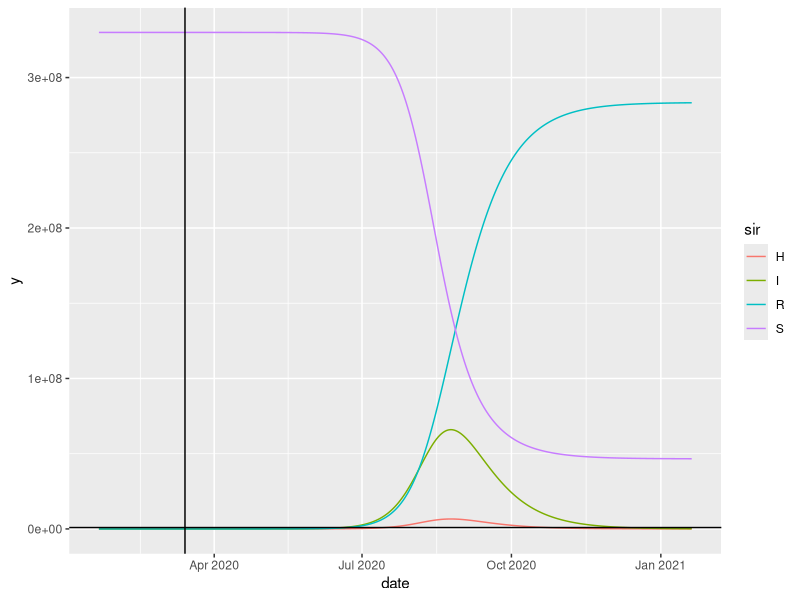
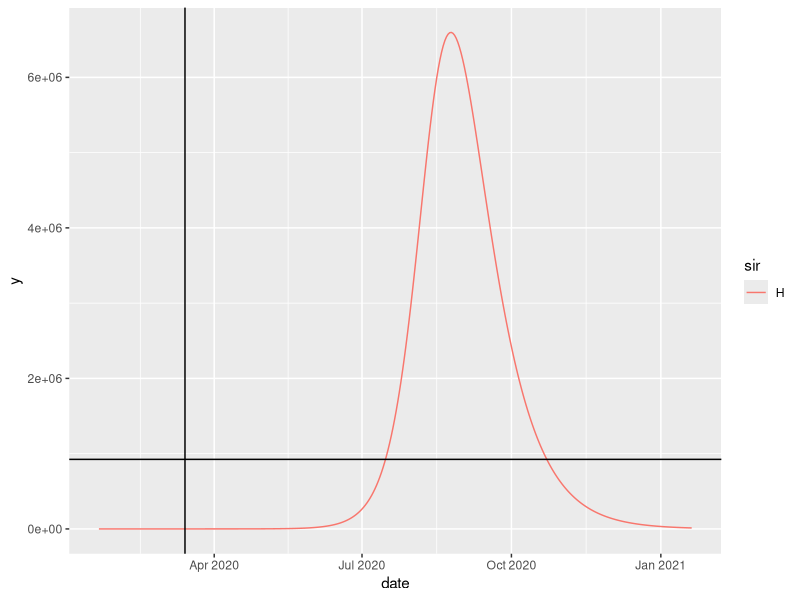
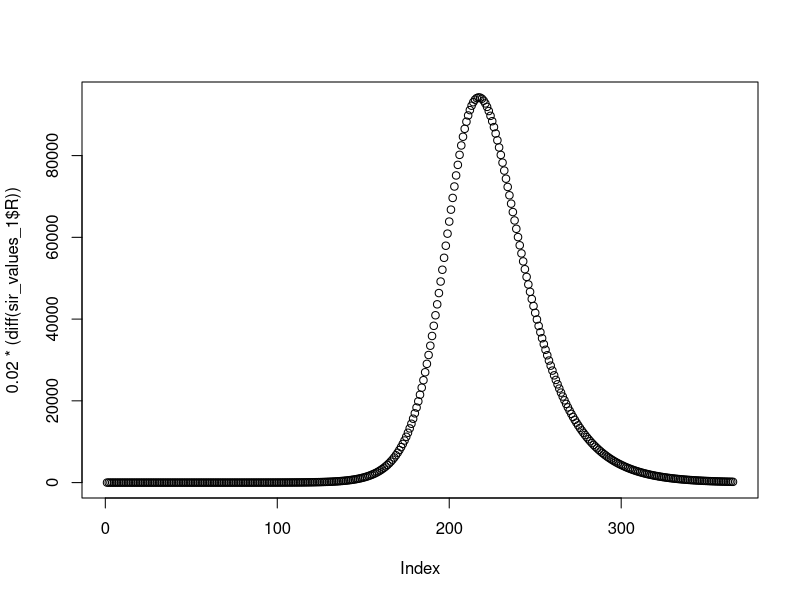

Write R code to recreate these figures, in order.
library(deSolve)

sir_equations <- function(time, variables, parameters) {
  with(as.list(c(variables, parameters)), {
    dS <- -beta * I * S
    dI <-  beta * I * S - gamma * I
    dR <-  gamma * I
    return(list(c(dS, dI, dR)))
  })
}

N <- 330000000
initial_values <- c(
  S = N,  # number of susceptibles at time = 0
  I =   1,  # number of infectious at time = 0
  R =   0   # number of recovered (and immune) at time = 0
)



parameters_values <- c(
  beta  = (2.28/14)/N, # infectious contact rate (/person/day)
  gamma =  1/14   # recovery rate (/day)
)

#R0 <- 2.28
#R0 = N*beta/ gamma
#R0*gamma = N*beta
#R0*gamma/N = beta

TTT <- 365
time_values <- seq(0, TTT) 


sir_values_1 <- ode(
  y = initial_values,
  times = time_values,
  func = sir_equations,
  parms = parameters_values 
)

sir_values_1 <- as.data.frame(sir_values_1)

sir_values_1$H <- 0.1*sir_values_1$I

dat <- data.frame(time = rep(sir_values_1$time, 4), y = c(sir_values_1$S, sir_values_1$I, sir_values_1$R, sir_values_1$H), sir = rep(c("S","I","R","H"),each = length(sir_values_1$time)), date = rep(as.Date("2020-01-21") + 0:TTT, 4))



library(ggplot2)
ggplot(aes(x = date, y = y, colour = sir), data = dat) + geom_line() + geom_vline(aes(xintercept = as.Date("2020-03-14"))) + geom_hline(aes(yintercept = 924000))

library(ggplot2)
ggplot(aes(x = date, y = y, colour = sir), data = subset(dat, sir %in% c("H"))) + geom_line() + geom_vline(aes(xintercept = as.Date("2020-03-14"))) + geom_hline(aes(yintercept = 924000))




plot(0.02 * (diff(sir_values_1$R)))
max(0.02 * (diff(sir_values_1$R)))

max(0.1 * (diff(sir_values_1$R)))

sum(0.02 * (diff(sir_values_1$R)))

#Starting at Jan 21
